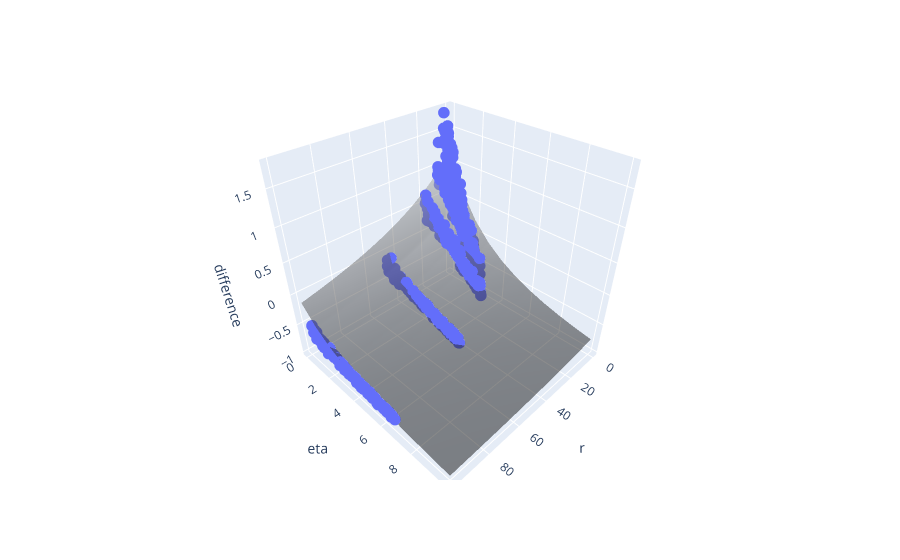

Notebook code cell kept with this figure:
### Code cell
fig = px.scatter_3d(df, x='r', y='eta', z='difference')
fig.update_layout(scene=dict(aspectmode='cube'))

surface_trace = go.Surface(z=z, x=x, y=y, showscale=False, opacity=0.5, colorscale='gray')
fig.update_traces(marker={'size': 4}) 

# Add the surface plot trace to the existing figure
fig.add_trace(surface_trace)
fig.show()

### Figure 1 — Plotly figure (JSON) as saved in the notebook; plotly's stock layout.template omitted (floating-point values rounded to 4 significant figures; data arrays with more than 128 entries replaced by an {"elided": "..."} marker saying what was removed)
{"data": [{"hovertemplate": "r=%{x}<br>eta=%{y}<br>difference=%{z}<extra></extra>", "legendgroup": "", "marker": {"color": "#636efa", "size": 4, "symbol": "circle"}, "mode": "markers", "name": "", "scene": "scene", "showlegend": false, "type": "scatter3d", "x": {"elided": "600 int values"}, "y": {"elided": "600 float values"}, "z": {"elided": "600 float values"}}, {"colorscale": [[0, "rgb(0, 0, 0)"], [0.09091, "rgb(16, 16, 16)"], [0.1818, "rgb(38, 38, 38)"], [0.2727, "rgb(59, 59, 59)"], [0.3636, "rgb(81, 80, 80)"], [0.4545, "rgb(102, 101, 101)"], [0.5455, "rgb(124, 123, 122)"], [0.6364, "rgb(146, 146, 145)"], [0.7273, "rgb(171, 171, 170)"], [0.8182, "rgb(197, 197, 195)"], [0.9091, "rgb(224, 224, 223)"], [1, "rgb(254, 254, 253)"]], "opacity": 0.5, "showscale": false, "type": "surface", "x": {"elided": "11x101 int values"}, "y": {"elided": "11x101 int values"}, "z": {"elided": "11x101 float values"}}], "layout": {"legend": {"tracegroupgap": 0}, "margin": {"t": 60}, "scene": {"aspectmode": "cube", "domain": {"x": [0, 1], "y": [0, 1]}, "xaxis": {"title": {"text": "r"}}, "yaxis": {"title": {"text": "eta"}}, "zaxis": {"title": {"text": "difference"}}}}}
